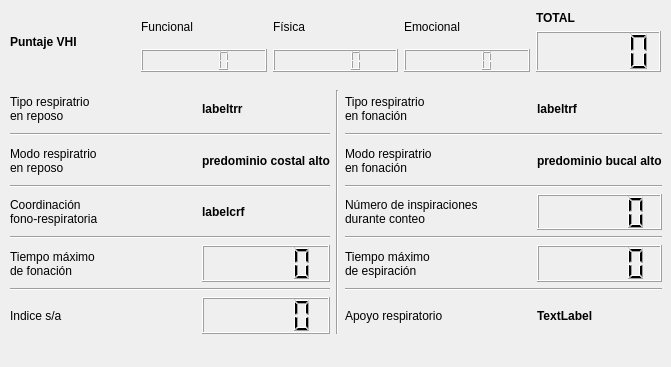
    <widget class="QWidget" name="tab1">
     <property name="geometry">
      <rect>
       <x>0</x>
       <y>0</y>
       <width>671</width>
       <height>367</height>
      </rect>
     </property>
     <attribute name="label">
      <string>Principal</string>
     </attribute>
     <widget class="QWidget" name="layoutWidget">
      <property name="geometry">
       <rect>
        <x>10</x>
        <y>11</y>
        <width>651</width>
        <height>61</height>
       </rect>
      </property>
      <layout class="QGridLayout" name="gridLayout">
       <item row="0" column="1" rowspan="2">
        <widget class="QLabel" name="label_2">
         <property name="text">
          <string>Funcional</string>
         </property>
        </widget>
       </item>
       <item row="0" column="2" rowspan="2">
        <widget class="QLabel" name="labelFIsica">
         <property name="text">
          <string>Física</string>
         </property>
        </widget>
       </item>
       <item row="0" column="3" rowspan="2">
        <widget class="QLabel" name="label_4">
         <property name="text">
          <string>Emocional</string>
         </property>
        </widget>
       </item>
       <item row="0" column="4">
        <widget class="QLabel" name="label_3">
         <property name="font">
          <font>
           <weight>75</weight>
           <bold>true</bold>
          </font>
         </property>
         <property name="text">
          <string>TOTAL</string>
         </property>
        </widget>
       </item>
       <item row="1" column="4" rowspan="2">
        <widget class="QLCDNumber" name="lcdVHITotal"/>
       </item>
       <item row="0" column="0" rowspan="3">
        <widget class="QLabel" name="label">
         <property name="font">
          <font>
           <weight>75</weight>
           <bold>true</bold>
          </font>
         </property>
         <property name="text">
          <string>Puntaje VHI</string>
         </property>
        </widget>
       </item>
       <item row="2" column="1">
        <widget class="QLCDNumber" name="lcdVHIFun">
         <property name="font">
          <font>
           <pointsize>12</pointsize>
           <weight>75</weight>
           <bold>true</bold>
          </font>
         </property>
        </widget>
       </item>
       <item row="2" column="2">
        <widget class="QLCDNumber" name="lcdVHIFis">
         <property name="font">
          <font>
           <pointsize>12</pointsize>
           <weight>75</weight>
           <bold>true</bold>
          </font>
         </property>
        </widget>
       </item>
       <item row="2" column="3">
        <widget class="QLCDNumber" name="lcdVHIEmo">
         <property name="font">
          <font>
           <pointsize>12</pointsize>
           <weight>75</weight>
           <bold>true</bold>
          </font>
         </property>
        </widget>
       </item>
      </layout>
     </widget>
     <widget class="QWidget" name="layoutWidget">
      <property name="geometry">
       <rect>
        <x>10</x>
        <y>90</y>
        <width>652</width>
        <height>244</height>
       </rect>
      </property>
      <layout class="QGridLayout" name="gridLayout_2">
       <item row="3" column="0" colspan="3">
        <widget class="Line" name="line_7">
         <property name="orientation">
          <enum>Qt::Horizontal</enum>
         </property>
        </widget>
       </item>
       <item row="1" column="0" colspan="3">
        <widget class="Line" name="line_4">
         <property name="orientation">
          <enum>Qt::Horizontal</enum>
         </property>
        </widget>
       </item>
       <item row="2" column="0" colspan="2">
        <widget class="QLabel" name="label_7">
         <property name="text">
          <string>Modo respiratrio
en reposo</string>
         </property>
        </widget>
       </item>
       <item row="4" column="4" colspan="2">
        <widget class="QLabel" name="label_10">
         <property name="text">
          <string>Número de inspiraciones
durante conteo</string>
         </property>
        </widget>
       </item>
       <item row="0" column="0" colspan="2">
        <widget class="QLabel" name="label_5">
         <property name="text">
          <string>Tipo respiratrio
en reposo</string>
         </property>
        </widget>
       </item>
       <item row="4" column="0" colspan="2">
        <widget class="QLabel" name="label_9">
         <property name="text">
          <string>Coordinación
fono-respiratoria</string>
         </property>
        </widget>
       </item>
       <item row="5" column="4" colspan="3">
        <widget class="Line" name="line_10">
         <property name="orientation">
          <enum>Qt::Horizontal</enum>
         </property>
        </widget>
       </item>
       <item row="6" column="2">
        <widget class="QLCDNumber" name="lcdtmf">
         <property name="font">
          <font>
           <weight>75</weight>
           <bold>true</bold>
          </font>
         </property>
        </widget>
       </item>
       <item row="6" column="0" colspan="2">
        <widget class="QLabel" name="label_11">
         <property name="text">
          <string>Tiempo máximo
de fonación</string>
         </property>
        </widget>
       </item>
       <item row="6" column="4" colspan="2">
        <widget class="QLabel" name="label_13">
         <property name="text">
          <string>Tiempo máximo
de espiración</string>
         </property>
        </widget>
       </item>
       <item row="0" column="4" colspan="2">
        <widget class="QLabel" name="label_6">
         <property name="text">
          <string>Tipo respiratrio
en fonación</string>
         </property>
        </widget>
       </item>
       <item row="2" column="4" colspan="2">
        <widget class="QLabel" name="label_8">
         <property name="text">
          <string>Modo respiratrio
en fonación</string>
         </property>
        </widget>
       </item>
       <item row="1" column="4" colspan="3">
        <widget class="Line" name="line_6">
         <property name="orientation">
          <enum>Qt::Horizontal</enum>
         </property>
        </widget>
       </item>
       <item row="3" column="4" colspan="3">
        <widget class="Line" name="line_8">
         <property name="orientation">
          <enum>Qt::Horizontal</enum>
         </property>
        </widget>
       </item>
       <item row="2" column="2">
        <widget class="QLabel" name="labelmrr">
         <property name="font">
          <font>
           <weight>75</weight>
           <bold>true</bold>
          </font>
         </property>
         <property name="text">
          <string>predominio costal alto</string>
         </property>
        </widget>
       </item>
       <item row="5" column="0" colspan="3">
        <widget class="Line" name="line_9">
         <property name="orientation">
          <enum>Qt::Horizontal</enum>
         </property>
        </widget>
       </item>
       <item row="0" column="6">
        <widget class="QLabel" name="label_53">
         <property name="font">
          <font>
           <weight>75</weight>
           <bold>true</bold>
          </font>
         </property>
         <property name="text">
          <string>labeltrf</string>
         </property>
        </widget>
       </item>
       <item row="0" column="2">
        <widget class="QLabel" name="labeltrr">
         <property name="font">
          <font>
           <weight>75</weight>
           <bold>true</bold>
          </font>
         </property>
         <property name="text">
          <string>labeltrr</string>
         </property>
        </widget>
       </item>
       <item row="7" column="4" colspan="3">
        <widget class="Line" name="line_12">
         <property name="orientation">
          <enum>Qt::Horizontal</enum>
         </property>
        </widget>
       </item>
       <item row="8" column="0" colspan="2">
        <widget class="QLabel" name="label_12">
         <property name="text">
          <string>Indice s/a</string>
         </property>
        </widget>
       </item>
       <item row="0" column="3" rowspan="9">
        <widget class="Line" name="line_3">
         <property name="orientation">
          <enum>Qt::Vertical</enum>
         </property>
        </widget>
       </item>
       <item row="4" column="6">
        <widget class="QLCDNumber" name="lcdnidc">
         <property name="font">
          <font>
           <weight>75</weight>
           <bold>true</bold>
          </font>
         </property>
        </widget>
       </item>
       <item row="2" column="6">
        <widget class="QLabel" name="labelmrf">
         <property name="font">
          <font>
           <weight>75</weight>
           <bold>true</bold>
          </font>
         </property>
         <property name="text">
          <string>predominio bucal alto</string>
         </property>
        </widget>
       </item>
       <item row="6" column="6">
        <widget class="QLCDNumber" name="lcdtme">
         <property name="font">
          <font>
           <weight>75</weight>
           <bold>true</bold>
          </font>
         </property>
        </widget>
       </item>
       <item row="7" column="0" colspan="3">
        <widget class="Line" name="line_11">
         <property name="orientation">
          <enum>Qt::Horizontal</enum>
         </property>
        </widget>
       </item>
       <item row="4" column="2">
        <widget class="QLabel" name="labelcrf">
         <property name="font">
          <font>
           <weight>75</weight>
           <bold>true</bold>
          </font>
         </property>
         <property name="text">
          <string>labelcrf</string>
         </property>
        </widget>
       </item>
       <item row="8" column="2">
        <widget class="QLCDNumber" name="lcdisa">
         <property name="font">
          <font>
           <weight>75</weight>
           <bold>true</bold>
          </font>
         </property>
        </widget>
       </item>
       <item row="8" column="4" colspan="2">
        <widget class="QLabel" name="label_14">
         <property name="text">
          <string>Apoyo respiratorio</string>
         </property>
        </widget>
       </item>
       <item row="8" column="6">
        <widget class="QLabel" name="labelar">
         <property name="font">
          <font>
           <weight>75</weight>
           <bold>true</bold>
          </font>
         </property>
         <property name="text">
          <string>TextLabel</string>
         </property>
        </widget>
       </item>
      </layout>
     </widget>
    </widget>
